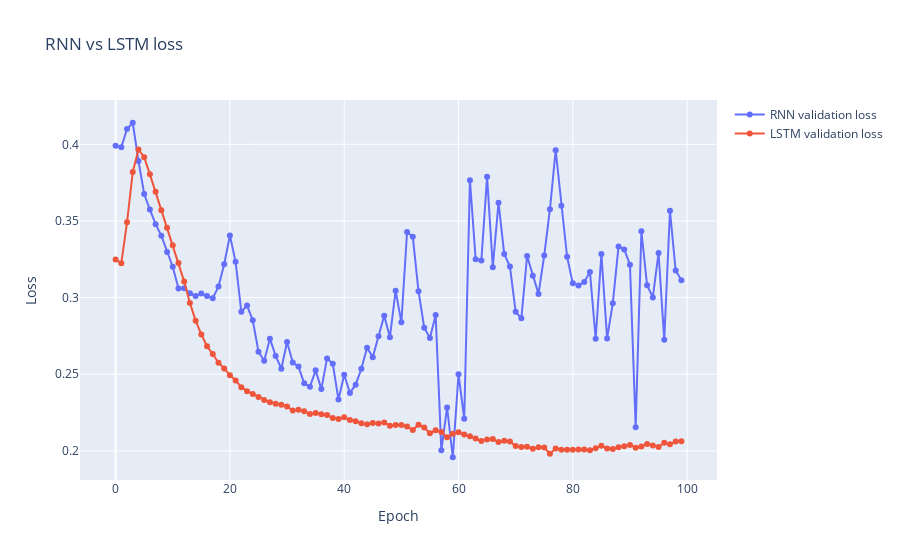

This figure's notebook cell:
### Code cell
# compare RNN history and LSTM history

fig = go.Figure()
# fig.add_trace(go.Scatter(x=rnn_history.epoch, y=rnn_history.history['loss'],
#                     mode='lines+markers',
#                     name='RNN training loss'))
fig.add_trace(go.Scatter(x=rnn_history.epoch, y=rnn_history.history['val_loss'],
                    mode='lines+markers',
                    name='RNN validation loss'))
# fig.add_trace(go.Scatter(x=lstm_history.epoch, y=lstm_history.history['loss'],
#                     mode='lines+markers',
#                     name='LSTM training loss'))
fig.add_trace(go.Scatter(x=lstm_history.epoch, y=lstm_history.history['val_loss'],
                    mode='lines+markers',
                    name='LSTM validation loss'))
fig.update_layout(title='RNN vs LSTM loss',
                     xaxis_title='Epoch',
                     yaxis_title='Loss')
fig.show()

# save the figure
fig.write_image("rnn_vs_lstm_loss.png")
